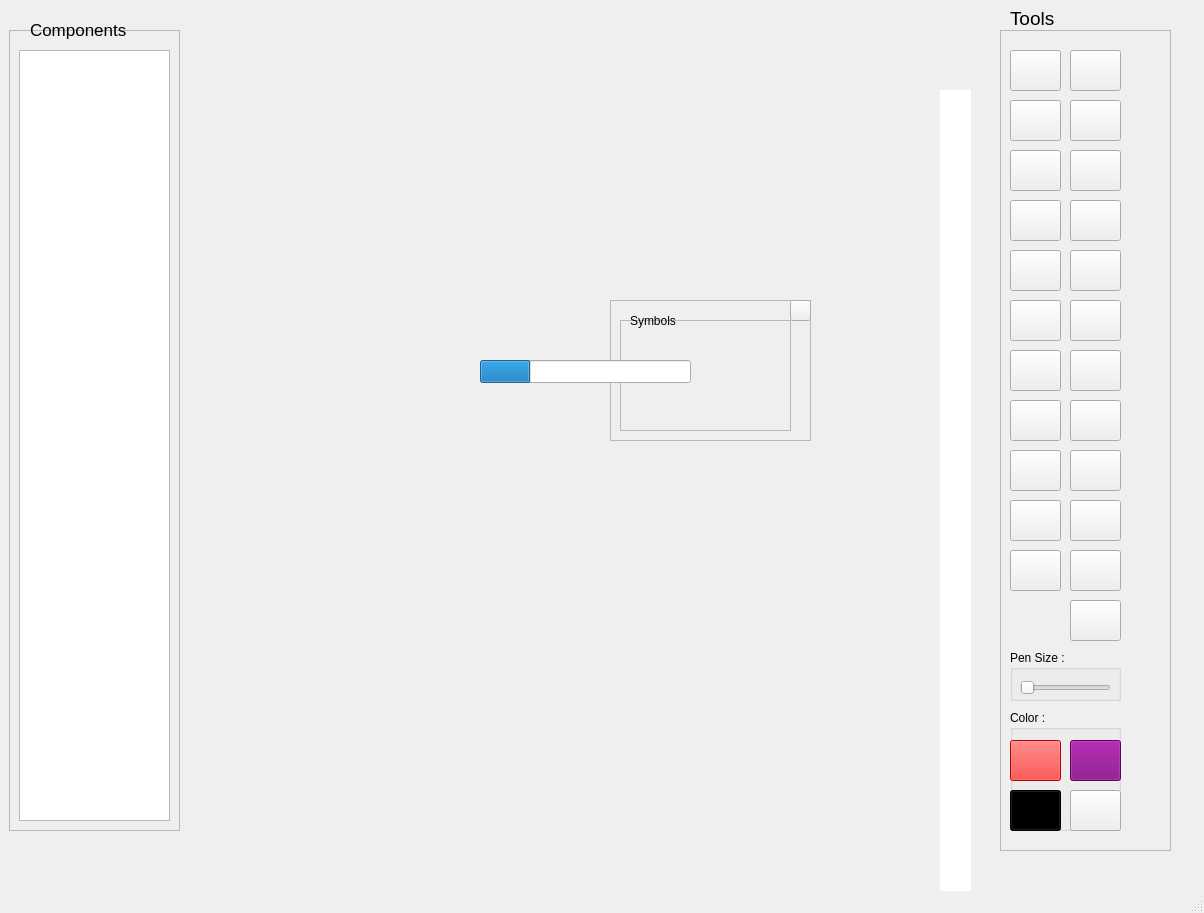
<?xml version="1.0" encoding="UTF-8"?>
<ui version="4.0">
 <class>MainWindow</class>
 <widget class="QMainWindow" name="MainWindow">
  <property name="geometry">
   <rect>
    <x>0</x>
    <y>0</y>
    <width>1204</width>
    <height>913</height>
   </rect>
  </property>
  <property name="windowTitle">
   <string>Paint</string>
  </property>
  <property name="windowIcon">
   <iconset resource="cursor.qrc">
    <normaloff>:/icons/appDesktop.png</normaloff>:/icons/appDesktop.png</iconset>
  </property>
  <widget class="QWidget" name="centralwidget">
   <widget class="QFrame" name="componentsPanel">
    <property name="geometry">
     <rect>
      <x>9</x>
      <y>30</y>
      <width>171</width>
      <height>801</height>
     </rect>
    </property>
    <property name="frameShape">
     <enum>QFrame::StyledPanel</enum>
    </property>
    <property name="frameShadow">
     <enum>QFrame::Raised</enum>
    </property>
    <widget class="QListWidget" name="drawComponentList">
     <property name="geometry">
      <rect>
       <x>10</x>
       <y>20</y>
       <width>151</width>
       <height>771</height>
      </rect>
     </property>
     <property name="focusPolicy">
      <enum>Qt::NoFocus</enum>
     </property>
     <property name="contextMenuPolicy">
      <enum>Qt::CustomContextMenu</enum>
     </property>
     <property name="toolTip">
      <string/>
     </property>
     <property name="horizontalScrollBarPolicy">
      <enum>Qt::ScrollBarAlwaysOff</enum>
     </property>
     <property name="editTriggers">
      <set>QAbstractItemView::EditKeyPressed</set>
     </property>
    </widget>
   </widget>
   <widget class="QFrame" name="toolPanel">
    <property name="geometry">
     <rect>
      <x>1000</x>
      <y>30</y>
      <width>171</width>
      <height>821</height>
     </rect>
    </property>
    <property name="frameShape">
     <enum>QFrame::StyledPanel</enum>
    </property>
    <property name="frameShadow">
     <enum>QFrame::Raised</enum>
    </property>
    <property name="lineWidth">
     <number>1</number>
    </property>
    <widget class="QPushButton" name="lineDrawButton">
     <property name="geometry">
      <rect>
       <x>10</x>
       <y>20</y>
       <width>51</width>
       <height>41</height>
      </rect>
     </property>
     <property name="focusPolicy">
      <enum>Qt::NoFocus</enum>
     </property>
     <property name="toolTip">
      <string>Line</string>
     </property>
     <property name="toolTipDuration">
      <number>-1</number>
     </property>
     <property name="statusTip">
      <string/>
     </property>
     <property name="autoFillBackground">
      <bool>false</bool>
     </property>
     <property name="text">
      <string/>
     </property>
    </widget>
    <widget class="QPushButton" name="pickButton">
     <property name="geometry">
      <rect>
       <x>10</x>
       <y>120</y>
       <width>51</width>
       <height>41</height>
      </rect>
     </property>
     <property name="focusPolicy">
      <enum>Qt::NoFocus</enum>
     </property>
     <property name="toolTip">
      <string>Picked</string>
     </property>
     <property name="text">
      <string/>
     </property>
     <property name="flat">
      <bool>false</bool>
     </property>
    </widget>
    <widget class="QPushButton" name="rectangleDrawButton">
     <property name="geometry">
      <rect>
       <x>70</x>
       <y>20</y>
       <width>51</width>
       <height>41</height>
      </rect>
     </property>
     <property name="focusPolicy">
      <enum>Qt::NoFocus</enum>
     </property>
     <property name="toolTip">
      <string>Rectangle</string>
     </property>
     <property name="text">
      <string/>
     </property>
    </widget>
    <widget class="QPushButton" name="ellipseDrawButton">
     <property name="geometry">
      <rect>
       <x>70</x>
       <y>70</y>
       <width>51</width>
       <height>41</height>
      </rect>
     </property>
     <property name="focusPolicy">
      <enum>Qt::NoFocus</enum>
     </property>
     <property name="toolTip">
      <string>Ellipse</string>
     </property>
     <property name="text">
      <string/>
     </property>
    </widget>
    <widget class="QPushButton" name="backButton">
     <property name="geometry">
      <rect>
       <x>10</x>
       <y>370</y>
       <width>51</width>
       <height>41</height>
      </rect>
     </property>
     <property name="focusPolicy">
      <enum>Qt::NoFocus</enum>
     </property>
     <property name="toolTip">
      <string>Undo</string>
     </property>
     <property name="text">
      <string/>
     </property>
    </widget>
    <widget class="QPushButton" name="clearCanvasButton">
     <property name="geometry">
      <rect>
       <x>10</x>
       <y>420</y>
       <width>51</width>
       <height>41</height>
      </rect>
     </property>
     <property name="focusPolicy">
      <enum>Qt::NoFocus</enum>
     </property>
     <property name="toolTip">
      <string>Clear</string>
     </property>
     <property name="text">
      <string/>
     </property>
    </widget>
    <widget class="QPushButton" name="circleDrawButton">
     <property name="geometry">
      <rect>
       <x>10</x>
       <y>70</y>
       <width>51</width>
       <height>41</height>
      </rect>
     </property>
     <property name="focusPolicy">
      <enum>Qt::NoFocus</enum>
     </property>
     <property name="toolTip">
      <string>Circle</string>
     </property>
     <property name="text">
      <string/>
     </property>
    </widget>
    <widget class="QPushButton" name="freeHandDrawButton">
     <property name="geometry">
      <rect>
       <x>70</x>
       <y>120</y>
       <width>51</width>
       <height>41</height>
      </rect>
     </property>
     <property name="focusPolicy">
      <enum>Qt::NoFocus</enum>
     </property>
     <property name="toolTip">
      <string>Free Hand</string>
     </property>
     <property name="text">
      <string/>
     </property>
    </widget>
    <widget class="QPushButton" name="restoreButton">
     <property name="geometry">
      <rect>
       <x>70</x>
       <y>370</y>
       <width>51</width>
       <height>41</height>
      </rect>
     </property>
     <property name="focusPolicy">
      <enum>Qt::NoFocus</enum>
     </property>
     <property name="toolTip">
      <string>Redo</string>
     </property>
     <property name="text">
      <string/>
     </property>
    </widget>
    <widget class="QPushButton" name="dsSaveButton">
     <property name="geometry">
      <rect>
       <x>10</x>
       <y>470</y>
       <width>51</width>
       <height>41</height>
      </rect>
     </property>
     <property name="focusPolicy">
      <enum>Qt::NoFocus</enum>
     </property>
     <property name="toolTip">
      <string>Save</string>
     </property>
     <property name="text">
      <string/>
     </property>
    </widget>
    <widget class="QPushButton" name="dsOpenButton">
     <property name="geometry">
      <rect>
       <x>70</x>
       <y>470</y>
       <width>51</width>
       <height>41</height>
      </rect>
     </property>
     <property name="focusPolicy">
      <enum>Qt::NoFocus</enum>
     </property>
     <property name="toolTip">
      <string>Open</string>
     </property>
     <property name="text">
      <string/>
     </property>
    </widget>
    <widget class="QPushButton" name="groupButton">
     <property name="geometry">
      <rect>
       <x>10</x>
       <y>320</y>
       <width>51</width>
       <height>41</height>
      </rect>
     </property>
     <property name="focusPolicy">
      <enum>Qt::NoFocus</enum>
     </property>
     <property name="toolTip">
      <string>Grouping</string>
     </property>
     <property name="text">
      <string/>
     </property>
    </widget>
    <widget class="QPushButton" name="unGroupButton">
     <property name="geometry">
      <rect>
       <x>70</x>
       <y>320</y>
       <width>51</width>
       <height>41</height>
      </rect>
     </property>
     <property name="focusPolicy">
      <enum>Qt::NoFocus</enum>
     </property>
     <property name="toolTip">
      <string>Ungroup</string>
     </property>
     <property name="text">
      <string/>
     </property>
    </widget>
    <widget class="QPushButton" name="addNewCanvasButton">
     <property name="geometry">
      <rect>
       <x>70</x>
       <y>420</y>
       <width>51</width>
       <height>41</height>
      </rect>
     </property>
     <property name="focusPolicy">
      <enum>Qt::NoFocus</enum>
     </property>
     <property name="toolTip">
      <string>New Board</string>
     </property>
     <property name="text">
      <string/>
     </property>
    </widget>
    <widget class="QPushButton" name="backGroundToggle">
     <property name="geometry">
      <rect>
       <x>70</x>
       <y>170</y>
       <width>51</width>
       <height>41</height>
      </rect>
     </property>
     <property name="focusPolicy">
      <enum>Qt::NoFocus</enum>
     </property>
     <property name="toolTip">
      <string>Change Background</string>
     </property>
     <property name="text">
      <string/>
     </property>
     <property name="flat">
      <bool>false</bool>
     </property>
    </widget>
    <widget class="QGroupBox" name="colorToolBox_2">
     <property name="geometry">
      <rect>
       <x>10</x>
       <y>620</y>
       <width>111</width>
       <height>51</height>
      </rect>
     </property>
     <property name="title">
      <string>Pen Size :</string>
     </property>
     <property name="flat">
      <bool>true</bool>
     </property>
     <widget class="QSlider" name="penSlider">
      <property name="geometry">
       <rect>
        <x>10</x>
        <y>30</y>
        <width>91</width>
        <height>16</height>
       </rect>
      </property>
      <property name="focusPolicy">
       <enum>Qt::NoFocus</enum>
      </property>
      <property name="toolTip">
       <string>Pen Size</string>
      </property>
      <property name="maximum">
       <number>8</number>
      </property>
      <property name="pageStep">
       <number>10</number>
      </property>
      <property name="orientation">
       <enum>Qt::Horizontal</enum>
      </property>
      <property name="tickPosition">
       <enum>QSlider::NoTicks</enum>
      </property>
     </widget>
    </widget>
    <widget class="QPushButton" name="deleteButton">
     <property name="geometry">
      <rect>
       <x>10</x>
       <y>170</y>
       <width>51</width>
       <height>41</height>
      </rect>
     </property>
     <property name="focusPolicy">
      <enum>Qt::NoFocus</enum>
     </property>
     <property name="toolTip">
      <string>Delete</string>
     </property>
     <property name="text">
      <string/>
     </property>
     <property name="flat">
      <bool>false</bool>
     </property>
    </widget>
    <widget class="QGroupBox" name="colorToolBox">
     <property name="geometry">
      <rect>
       <x>10</x>
       <y>680</y>
       <width>111</width>
       <height>121</height>
      </rect>
     </property>
     <property name="focusPolicy">
      <enum>Qt::NoFocus</enum>
     </property>
     <property name="title">
      <string>Color :</string>
     </property>
     <property name="flat">
      <bool>false</bool>
     </property>
     <widget class="QPushButton" name="colorToolBoxRedButton">
      <property name="geometry">
       <rect>
        <x>0</x>
        <y>30</y>
        <width>51</width>
        <height>41</height>
       </rect>
      </property>
      <property name="focusPolicy">
       <enum>Qt::StrongFocus</enum>
      </property>
      <property name="toolTip">
       <string>Red</string>
      </property>
      <property name="styleSheet">
       <string notr="true">background-color:red;</string>
      </property>
      <property name="text">
       <string/>
      </property>
      <property name="autoDefault">
       <bool>false</bool>
      </property>
      <property name="flat">
       <bool>false</bool>
      </property>
     </widget>
     <widget class="QPushButton" name="colorToolBoxBlackButton">
      <property name="geometry">
       <rect>
        <x>0</x>
        <y>80</y>
        <width>51</width>
        <height>41</height>
       </rect>
      </property>
      <property name="toolTip">
       <string>Black</string>
      </property>
      <property name="styleSheet">
       <string notr="true">background-color:black;color:white;</string>
      </property>
      <property name="text">
       <string/>
      </property>
     </widget>
     <widget class="QPushButton" name="colorToolBoxYellowButton">
      <property name="geometry">
       <rect>
        <x>0</x>
        <y>230</y>
        <width>51</width>
        <height>41</height>
       </rect>
      </property>
      <property name="toolTip">
       <string>Yellow</string>
      </property>
      <property name="styleSheet">
       <string notr="true">background-color:yellow;</string>
      </property>
      <property name="text">
       <string/>
      </property>
     </widget>
     <widget class="QPushButton" name="colorToolBoxLightBlueButton">
      <property name="geometry">
       <rect>
        <x>0</x>
        <y>280</y>
        <width>51</width>
        <height>41</height>
       </rect>
      </property>
      <property name="toolTip">
       <string>Light Blue</string>
      </property>
      <property name="styleSheet">
       <string notr="true">background-color:lightblue;</string>
      </property>
      <property name="text">
       <string/>
      </property>
      <property name="default">
       <bool>false</bool>
      </property>
      <property name="flat">
       <bool>false</bool>
      </property>
     </widget>
     <widget class="QPushButton" name="colorToolBoxGrayButton">
      <property name="geometry">
       <rect>
        <x>0</x>
        <y>180</y>
        <width>51</width>
        <height>41</height>
       </rect>
      </property>
      <property name="toolTip">
       <string>Gray</string>
      </property>
      <property name="styleSheet">
       <string notr="true">background-color:Gray;</string>
      </property>
      <property name="text">
       <string/>
      </property>
      <property name="default">
       <bool>false</bool>
      </property>
      <property name="flat">
       <bool>false</bool>
      </property>
     </widget>
     <widget class="QPushButton" name="colorToolBoxPurpleButton">
      <property name="geometry">
       <rect>
        <x>60</x>
        <y>30</y>
        <width>51</width>
        <height>41</height>
       </rect>
      </property>
      <property name="toolTip">
       <string>Purple</string>
      </property>
      <property name="styleSheet">
       <string notr="true">background-color:Purple;color:white;</string>
      </property>
      <property name="text">
       <string/>
      </property>
      <property name="default">
       <bool>false</bool>
      </property>
      <property name="flat">
       <bool>false</bool>
      </property>
     </widget>
     <widget class="QPushButton" name="colorToolBoxLimeButton">
      <property name="geometry">
       <rect>
        <x>60</x>
        <y>230</y>
        <width>51</width>
        <height>41</height>
       </rect>
      </property>
      <property name="toolTip">
       <string>Lime</string>
      </property>
      <property name="styleSheet">
       <string notr="true">background-color:lime;</string>
      </property>
      <property name="text">
       <string/>
      </property>
      <property name="default">
       <bool>false</bool>
      </property>
      <property name="flat">
       <bool>false</bool>
      </property>
     </widget>
     <widget class="QPushButton" name="colorToolBoxPinkButton">
      <property name="geometry">
       <rect>
        <x>60</x>
        <y>280</y>
        <width>51</width>
        <height>41</height>
       </rect>
      </property>
      <property name="toolTip">
       <string>Pink</string>
      </property>
      <property name="styleSheet">
       <string notr="true">background-color:Pink;</string>
      </property>
      <property name="text">
       <string/>
      </property>
      <property name="default">
       <bool>false</bool>
      </property>
      <property name="flat">
       <bool>false</bool>
      </property>
     </widget>
     <widget class="QPushButton" name="colorToolBoxCyanButton">
      <property name="geometry">
       <rect>
        <x>0</x>
        <y>330</y>
        <width>51</width>
        <height>41</height>
       </rect>
      </property>
      <property name="toolTip">
       <string>Cyan</string>
      </property>
      <property name="styleSheet">
       <string notr="true">background-color:Cyan;</string>
      </property>
      <property name="text">
       <string/>
      </property>
      <property name="default">
       <bool>false</bool>
      </property>
      <property name="flat">
       <bool>false</bool>
      </property>
     </widget>
     <widget class="QPushButton" name="colorPickerButton">
      <property name="geometry">
       <rect>
        <x>60</x>
        <y>80</y>
        <width>51</width>
        <height>41</height>
       </rect>
      </property>
      <property name="focusPolicy">
       <enum>Qt::NoFocus</enum>
      </property>
      <property name="toolTip">
       <string>Color Picker</string>
      </property>
      <property name="text">
       <string/>
      </property>
      <property name="flat">
       <bool>false</bool>
      </property>
     </widget>
     <widget class="QPushButton" name="colorToolBoxMaroonButton">
      <property name="geometry">
       <rect>
        <x>60</x>
        <y>180</y>
        <width>51</width>
        <height>41</height>
       </rect>
      </property>
      <property name="toolTip">
       <string>Maroon</string>
      </property>
      <property name="styleSheet">
       <string notr="true">background-color:maroon;color:white;</string>
      </property>
      <property name="text">
       <string/>
      </property>
      <property name="default">
       <bool>false</bool>
      </property>
      <property name="flat">
       <bool>false</bool>
      </property>
     </widget>
     <widget class="QPushButton" name="colorToolBoxBlueButton">
      <property name="geometry">
       <rect>
        <x>60</x>
        <y>130</y>
        <width>51</width>
        <height>41</height>
       </rect>
      </property>
      <property name="toolTip">
       <string>Blue</string>
      </property>
      <property name="styleSheet">
       <string notr="true">background-color:blue;</string>
      </property>
      <property name="text">
       <string/>
      </property>
     </widget>
     <widget class="QPushButton" name="colorToolBoxGreenButton">
      <property name="geometry">
       <rect>
        <x>0</x>
        <y>130</y>
        <width>51</width>
        <height>41</height>
       </rect>
      </property>
      <property name="toolTip">
       <string>Green</string>
      </property>
      <property name="styleSheet">
       <string notr="true">background-color:green;</string>
      </property>
      <property name="text">
       <string/>
      </property>
     </widget>
    </widget>
    <widget class="QPushButton" name="fullScreenButton">
     <property name="geometry">
      <rect>
       <x>70</x>
       <y>570</y>
       <width>51</width>
       <height>41</height>
      </rect>
     </property>
     <property name="focusPolicy">
      <enum>Qt::NoFocus</enum>
     </property>
     <property name="toolTip">
      <string>FullScreen/Window</string>
     </property>
     <property name="text">
      <string/>
     </property>
     <property name="flat">
      <bool>false</bool>
     </property>
    </widget>
    <widget class="QPushButton" name="videoRecordingStartButton">
     <property name="geometry">
      <rect>
       <x>10</x>
       <y>520</y>
       <width>51</width>
       <height>41</height>
      </rect>
     </property>
     <property name="focusPolicy">
      <enum>Qt::NoFocus</enum>
     </property>
     <property name="toolTip">
      <string>FullScreen/Window</string>
     </property>
     <property name="text">
      <string/>
     </property>
     <property name="flat">
      <bool>false</bool>
     </property>
    </widget>
    <widget class="QPushButton" name="pasteButton">
     <property name="geometry">
      <rect>
       <x>70</x>
       <y>270</y>
       <width>51</width>
       <height>41</height>
      </rect>
     </property>
     <property name="focusPolicy">
      <enum>Qt::NoFocus</enum>
     </property>
     <property name="toolTip">
      <string>Paste</string>
     </property>
     <property name="text">
      <string/>
     </property>
     <property name="flat">
      <bool>false</bool>
     </property>
    </widget>
    <widget class="QPushButton" name="imagePickupButton">
     <property name="geometry">
      <rect>
       <x>10</x>
       <y>220</y>
       <width>51</width>
       <height>41</height>
      </rect>
     </property>
     <property name="focusPolicy">
      <enum>Qt::NoFocus</enum>
     </property>
     <property name="toolTip">
      <string>Image</string>
     </property>
     <property name="text">
      <string/>
     </property>
     <property name="flat">
      <bool>false</bool>
     </property>
    </widget>
    <widget class="QPushButton" name="copyButton">
     <property name="geometry">
      <rect>
       <x>10</x>
       <y>270</y>
       <width>51</width>
       <height>41</height>
      </rect>
     </property>
     <property name="focusPolicy">
      <enum>Qt::NoFocus</enum>
     </property>
     <property name="toolTip">
      <string>Copy</string>
     </property>
     <property name="text">
      <string/>
     </property>
     <property name="flat">
      <bool>false</bool>
     </property>
    </widget>
    <widget class="QPushButton" name="showSymbolsButton">
     <property name="geometry">
      <rect>
       <x>70</x>
       <y>220</y>
       <width>51</width>
       <height>41</height>
      </rect>
     </property>
     <property name="focusPolicy">
      <enum>Qt::NoFocus</enum>
     </property>
     <property name="toolTip">
      <string>Symbols</string>
     </property>
     <property name="text">
      <string/>
     </property>
     <property name="flat">
      <bool>false</bool>
     </property>
    </widget>
    <widget class="QPushButton" name="videoRecordingStopButton">
     <property name="geometry">
      <rect>
       <x>70</x>
       <y>520</y>
       <width>51</width>
       <height>41</height>
      </rect>
     </property>
     <property name="focusPolicy">
      <enum>Qt::NoFocus</enum>
     </property>
     <property name="toolTip">
      <string>Stop Recording</string>
     </property>
     <property name="text">
      <string/>
     </property>
     <property name="flat">
      <bool>false</bool>
     </property>
    </widget>
   </widget>
   <widget class="QLabel" name="toolsLabel">
    <property name="geometry">
     <rect>
      <x>1010</x>
      <y>10</y>
      <width>51</width>
      <height>16</height>
     </rect>
    </property>
    <property name="font">
     <font>
      <pointsize>14</pointsize>
     </font>
    </property>
    <property name="text">
     <string>Tools </string>
    </property>
   </widget>
   <widget class="QLabel" name="drawComponentsLabel">
    <property name="geometry">
     <rect>
      <x>30</x>
      <y>20</y>
      <width>121</width>
      <height>20</height>
     </rect>
    </property>
    <property name="font">
     <font>
      <pointsize>13</pointsize>
     </font>
    </property>
    <property name="text">
     <string>Components</string>
    </property>
   </widget>
   <widget class="QListWidget" name="canvasListWidget">
    <property name="geometry">
     <rect>
      <x>940</x>
      <y>90</y>
      <width>31</width>
      <height>801</height>
     </rect>
    </property>
    <property name="frameShape">
     <enum>QFrame::NoFrame</enum>
    </property>
    <property name="verticalScrollBarPolicy">
     <enum>Qt::ScrollBarAlwaysOff</enum>
    </property>
    <property name="horizontalScrollBarPolicy">
     <enum>Qt::ScrollBarAlwaysOff</enum>
    </property>
    <property name="verticalScrollMode">
     <enum>QAbstractItemView::ScrollPerItem</enum>
    </property>
   </widget>
   <widget class="QFrame" name="symbolsFrame">
    <property name="geometry">
     <rect>
      <x>610</x>
      <y>300</y>
      <width>201</width>
      <height>141</height>
     </rect>
    </property>
    <property name="cursor">
     <cursorShape>PointingHandCursor</cursorShape>
    </property>
    <property name="toolTip">
     <string/>
    </property>
    <property name="frameShape">
     <enum>QFrame::StyledPanel</enum>
    </property>
    <property name="frameShadow">
     <enum>QFrame::Raised</enum>
    </property>
    <widget class="QPushButton" name="showSymbolsCloseButton">
     <property name="geometry">
      <rect>
       <x>180</x>
       <y>0</y>
       <width>21</width>
       <height>21</height>
      </rect>
     </property>
     <property name="focusPolicy">
      <enum>Qt::NoFocus</enum>
     </property>
     <property name="toolTip">
      <string>Close</string>
     </property>
     <property name="text">
      <string/>
     </property>
     <property name="flat">
      <bool>false</bool>
     </property>
    </widget>
    <widget class="QFrame" name="frame">
     <property name="geometry">
      <rect>
       <x>10</x>
       <y>20</y>
       <width>171</width>
       <height>111</height>
      </rect>
     </property>
     <property name="frameShape">
      <enum>QFrame::StyledPanel</enum>
     </property>
     <property name="frameShadow">
      <enum>QFrame::Raised</enum>
     </property>
     <widget class="QPushButton" name="divideSymbolButton2">
      <property name="geometry">
       <rect>
        <x>10</x>
        <y>40</y>
        <width>31</width>
        <height>31</height>
       </rect>
      </property>
      <property name="focusPolicy">
       <enum>Qt::NoFocus</enum>
      </property>
      <property name="text">
       <string/>
      </property>
      <property name="flat">
       <bool>true</bool>
      </property>
     </widget>
     <widget class="QPushButton" name="divideSymbolButton">
      <property name="geometry">
       <rect>
        <x>100</x>
        <y>10</y>
        <width>31</width>
        <height>31</height>
       </rect>
      </property>
      <property name="focusPolicy">
       <enum>Qt::NoFocus</enum>
      </property>
      <property name="text">
       <string/>
      </property>
      <property name="flat">
       <bool>true</bool>
      </property>
     </widget>
     <widget class="QPushButton" name="leftParentheseSymbolButton">
      <property name="geometry">
       <rect>
        <x>130</x>
        <y>40</y>
        <width>31</width>
        <height>31</height>
       </rect>
      </property>
      <property name="focusPolicy">
       <enum>Qt::NoFocus</enum>
      </property>
      <property name="text">
       <string/>
      </property>
      <property name="flat">
       <bool>true</bool>
      </property>
     </widget>
     <widget class="QPushButton" name="minusSymbolButton">
      <property name="geometry">
       <rect>
        <x>40</x>
        <y>10</y>
        <width>31</width>
        <height>31</height>
       </rect>
      </property>
      <property name="focusPolicy">
       <enum>Qt::NoFocus</enum>
      </property>
      <property name="text">
       <string/>
      </property>
      <property name="flat">
       <bool>true</bool>
      </property>
     </widget>
     <widget class="QPushButton" name="piSymbolButton">
      <property name="geometry">
       <rect>
        <x>100</x>
        <y>40</y>
        <width>31</width>
        <height>31</height>
       </rect>
      </property>
      <property name="focusPolicy">
       <enum>Qt::NoFocus</enum>
      </property>
      <property name="text">
       <string/>
      </property>
      <property name="flat">
       <bool>true</bool>
      </property>
     </widget>
     <widget class="QPushButton" name="multiplySymbolButton">
      <property name="geometry">
       <rect>
        <x>70</x>
        <y>10</y>
        <width>31</width>
        <height>31</height>
       </rect>
      </property>
      <property name="focusPolicy">
       <enum>Qt::NoFocus</enum>
      </property>
      <property name="text">
       <string/>
      </property>
      <property name="flat">
       <bool>true</bool>
      </property>
     </widget>
     <widget class="QPushButton" name="rightParentheseSymbolButton">
      <property name="geometry">
       <rect>
        <x>130</x>
        <y>70</y>
        <width>31</width>
        <height>31</height>
       </rect>
      </property>
      <property name="focusPolicy">
       <enum>Qt::NoFocus</enum>
      </property>
      <property name="text">
       <string/>
      </property>
      <property name="flat">
       <bool>true</bool>
      </property>
     </widget>
     <widget class="QPushButton" name="sigmaSymbolButton">
      <property name="geometry">
       <rect>
        <x>40</x>
        <y>70</y>
        <width>31</width>
        <height>31</height>
       </rect>
      </property>
      <property name="focusPolicy">
       <enum>Qt::NoFocus</enum>
      </property>
      <property name="text">
       <string/>
      </property>
      <property name="flat">
       <bool>true</bool>
      </property>
     </widget>
     <widget class="QPushButton" name="equaltoSymbolButton">
      <property name="geometry">
       <rect>
        <x>10</x>
        <y>70</y>
        <width>31</width>
        <height>31</height>
       </rect>
      </property>
      <property name="focusPolicy">
       <enum>Qt::NoFocus</enum>
      </property>
      <property name="text">
       <string/>
      </property>
      <property name="flat">
       <bool>true</bool>
      </property>
     </widget>
     <widget class="QPushButton" name="addSymbolButton">
      <property name="geometry">
       <rect>
        <x>10</x>
        <y>10</y>
        <width>31</width>
        <height>31</height>
       </rect>
      </property>
      <property name="focusPolicy">
       <enum>Qt::NoFocus</enum>
      </property>
      <property name="text">
       <string/>
      </property>
      <property name="flat">
       <bool>true</bool>
      </property>
     </widget>
     <widget class="QPushButton" name="powerSymbolButton">
      <property name="geometry">
       <rect>
        <x>100</x>
        <y>70</y>
        <width>31</width>
        <height>31</height>
       </rect>
      </property>
      <property name="focusPolicy">
       <enum>Qt::NoFocus</enum>
      </property>
      <property name="text">
       <string/>
      </property>
      <property name="flat">
       <bool>true</bool>
      </property>
     </widget>
     <widget class="QPushButton" name="infiniteSymbolButton">
      <property name="geometry">
       <rect>
        <x>130</x>
        <y>10</y>
        <width>31</width>
        <height>31</height>
       </rect>
      </property>
      <property name="focusPolicy">
       <enum>Qt::NoFocus</enum>
      </property>
      <property name="text">
       <string/>
      </property>
      <property name="flat">
       <bool>true</bool>
      </property>
     </widget>
     <widget class="QPushButton" name="squareSymbolButton">
      <property name="geometry">
       <rect>
        <x>70</x>
        <y>70</y>
        <width>31</width>
        <height>31</height>
       </rect>
      </property>
      <property name="focusPolicy">
       <enum>Qt::NoFocus</enum>
      </property>
      <property name="text">
       <string/>
      </property>
      <property name="flat">
       <bool>true</bool>
      </property>
     </widget>
     <widget class="QPushButton" name="percentageSymbolButton">
      <property name="geometry">
       <rect>
        <x>70</x>
        <y>40</y>
        <width>31</width>
        <height>31</height>
       </rect>
      </property>
      <property name="focusPolicy">
       <enum>Qt::NoFocus</enum>
      </property>
      <property name="text">
       <string/>
      </property>
      <property name="flat">
       <bool>true</bool>
      </property>
     </widget>
     <widget class="QPushButton" name="rootSymbolButton">
      <property name="geometry">
       <rect>
        <x>40</x>
        <y>40</y>
        <width>31</width>
        <height>31</height>
       </rect>
      </property>
      <property name="focusPolicy">
       <enum>Qt::NoFocus</enum>
      </property>
      <property name="text">
       <string/>
      </property>
      <property name="flat">
       <bool>true</bool>
      </property>
     </widget>
    </widget>
    <widget class="QLabel" name="label">
     <property name="geometry">
      <rect>
       <x>20</x>
       <y>10</y>
       <width>51</width>
       <height>21</height>
      </rect>
     </property>
     <property name="font">
      <font>
       <pointsize>9</pointsize>
      </font>
     </property>
     <property name="text">
      <string>Symbols</string>
     </property>
    </widget>
   </widget>
   <widget class="QProgressBar" name="progressBar">
    <property name="geometry">
     <rect>
      <x>480</x>
      <y>360</y>
      <width>211</width>
      <height>23</height>
     </rect>
    </property>
    <property name="autoFillBackground">
     <bool>true</bool>
    </property>
    <property name="value">
     <number>24</number>
    </property>
    <property name="textVisible">
     <bool>false</bool>
    </property>
   </widget>
  </widget>
  <widget class="QMenuBar" name="menubar">
   <property name="geometry">
    <rect>
     <x>0</x>
     <y>0</y>
     <width>1204</width>
     <height>25</height>
    </rect>
   </property>
  </widget>
  <widget class="QStatusBar" name="statusbar"/>
 </widget>
 <resources>
  <include location="cursor.qrc"/>
 </resources>
 <connections/>
</ui>
